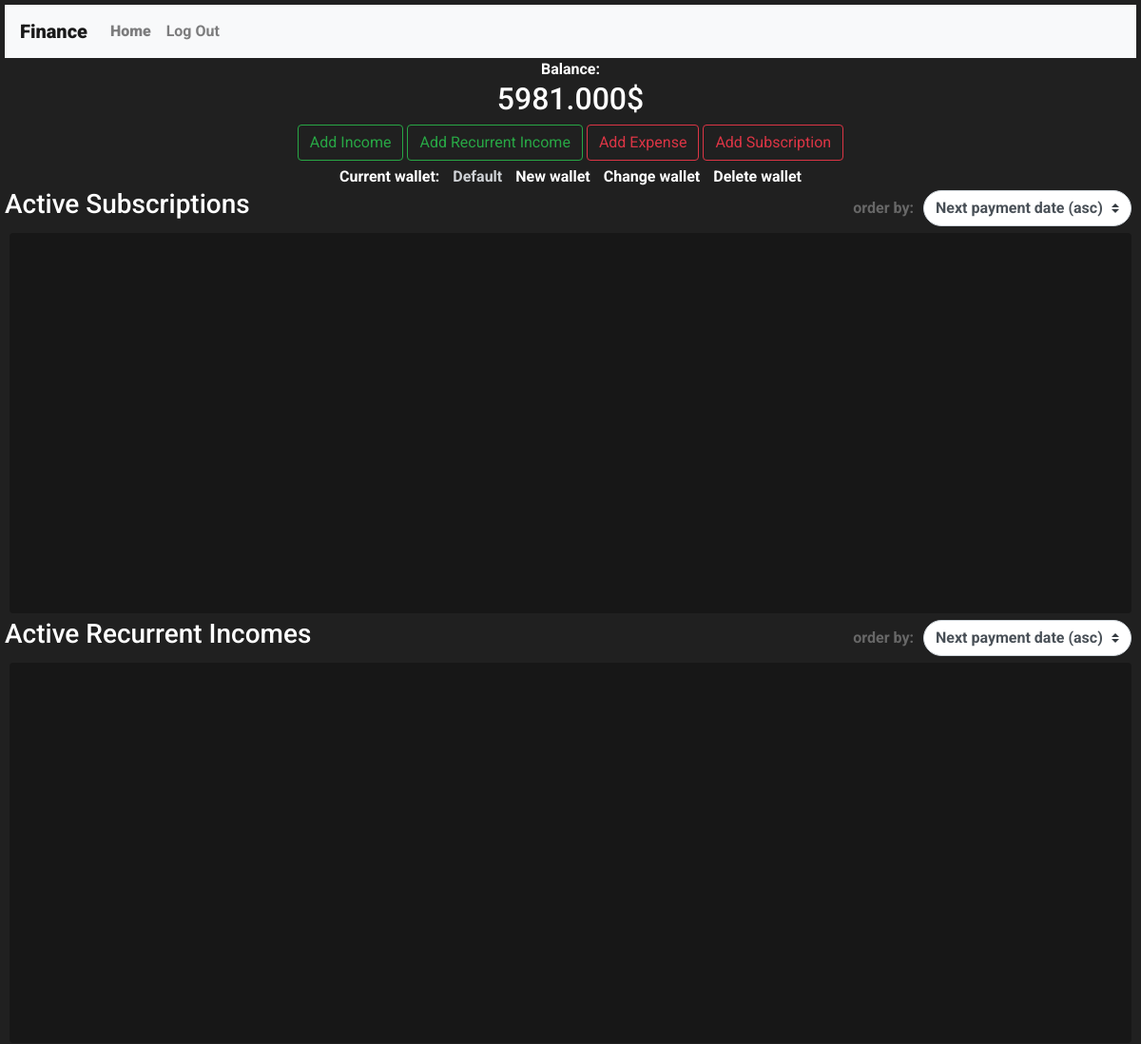
The page / (signed in, upper part) on the database as committed earlier.
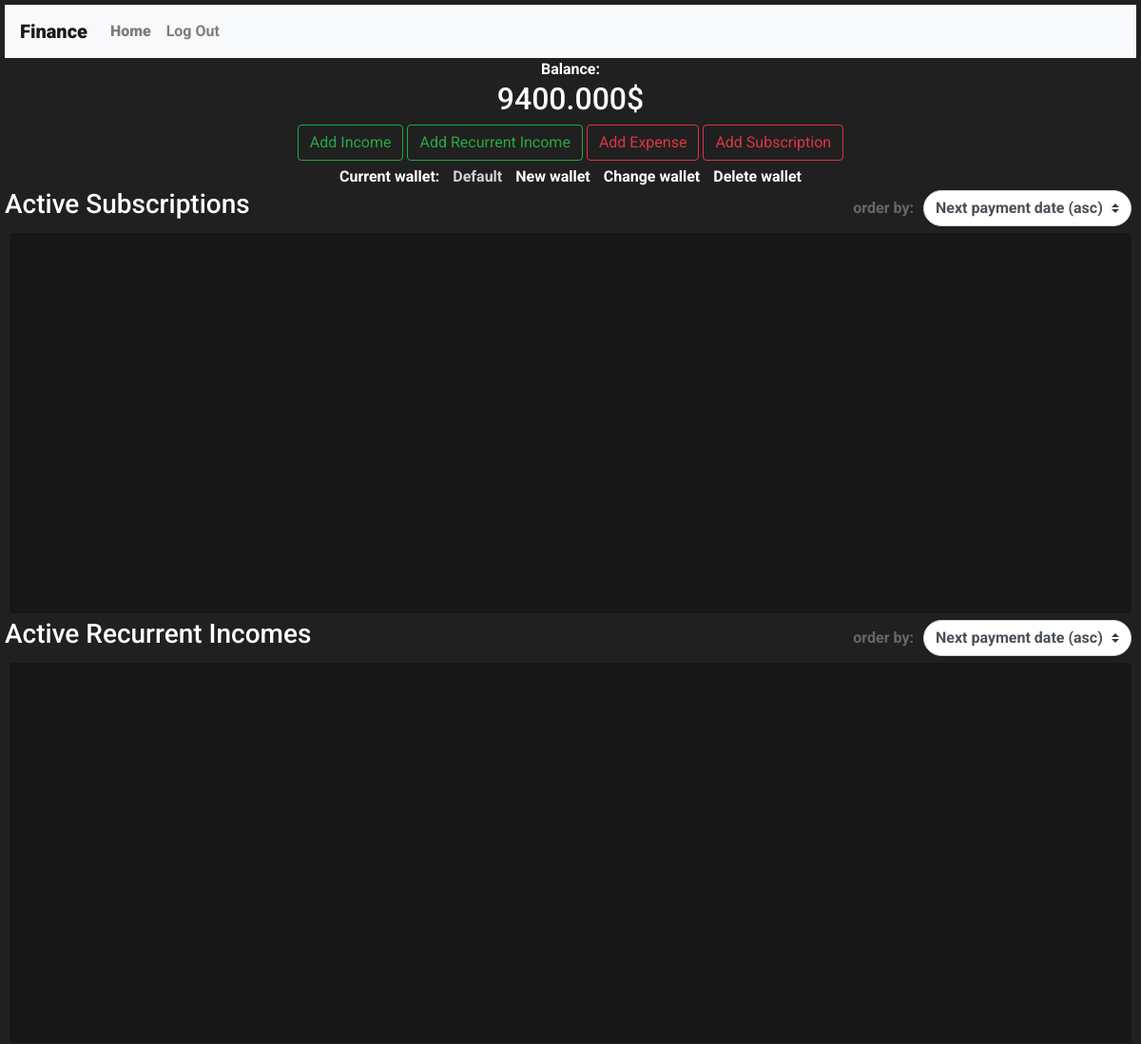
The same page on the database as committed later.
### finance/models.py (models this page shows, shortened)
class Account(models.Model):
    user = models.ForeignKey("User", on_delete=models.CASCADE, related_name="accounts")
    balance = models.DecimalField(decimal_places=3,max_digits=10)
    name = models.CharField(max_length= 50, blank=True)

### finance/views.py (the view)
# urls.py: path("", views.index, name="index"),
def index(request):
    if (request.user.is_authenticated):
        if (not request.user.accounts.all().count()):
            default_account = Account(user = request.user,balance=0,name="Default")
            default_account.save()
        default_account = request.user.accounts.first()
        return render(request, "finance/index.html",{
            "account":default_account
        })
    return render(request, "finance/index.html")

### finance/templates/finance/index.html (shortened to what this page needs)
{% extends "finance/layout.html" %}
{% load static %}
{% block body %}
<div>
    {% if user.is_authenticated %}
    <div id="content">
        <span>Balance: <h2 id="balance">{{ account.balance }}$</h2></span>
        <button name="income" data-account-id="{{account.id}}" class="btn btn-outline-success">Add Income</button>
        <button name="recincome" data-account-id="{{account.id}}" class="btn btn-outline-success">Add Recurrent
            Income</button>
        <button name="expense" data-account-id="{{account.id}}" class="btn btn-outline-danger">Add Expense</button>
        <button name="recexpense" data-account-id="{{account.id}}" class="btn btn-outline-danger">Add
            Subscription</button>
        <div class="acc-container">
            <br>
            <span>Current wallet:</span>
            <span id="accountName" data-account-name="{{user.accounts.all.first.name}}">{{ user.accounts.all.first.name }}</span>
            <span id="acc-new">New wallet</span>
            <span id="acc-change">Change wallet</span>
            <span id="acc-delete">Delete wallet</span>
        </div>
    </div>
    <div>
        <div class="subs-container-title">
            <h3>Active Subscriptions</h3>
            <span class="sub-order">order by:</span>
            <span class="sub-order">
                <select class="sub-order-select" name="rec_exp_order" id="rec_exp_order">
                    <option selected value="nex_pay_asc">Next payment date (asc)</option>
                </select>
            </span>
        </div>
        <div id="rec_expenses_container" class="subs-container rounded">
        </div>
    </div>
    <div>
        <div class="subs-container-title">
            <h3>Active Recurrent Incomes</h3>
            <span class="sub-order">order by:</span>
            <span class="sub-order">
                <select class="sub-order-select" name="rec_inc_order" id="rec_inc_order">
                    <option selected value="nex_pay_asc">Next payment date (asc)</option>
                </select>
            </span>
        </div>
        <div id="rec_incomes_container" class="subs-container rounded">
        </div>
    </div>
    {% endif %}
</div>
{% endblock %}

Rows that differ between the two databases and show on the page:
changed Account: balance "5981.000" → "9400.000"
